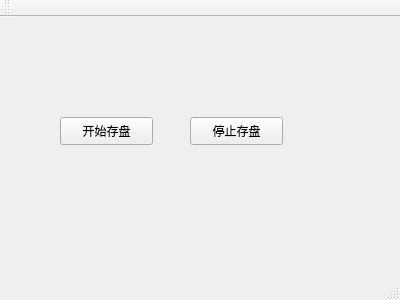
<?xml version="1.0" encoding="UTF-8"?>
<ui version="4.0">
 <class>MainWindow</class>
 <widget class="QMainWindow" name="MainWindow">
  <property name="geometry">
   <rect>
    <x>0</x>
    <y>0</y>
    <width>400</width>
    <height>300</height>
   </rect>
  </property>
  <property name="windowTitle">
   <string>MainWindow</string>
  </property>
  <widget class="QWidget" name="centralWidget">
   <widget class="QPushButton" name="pushButton_start">
    <property name="geometry">
     <rect>
      <x>60</x>
      <y>100</y>
      <width>93</width>
      <height>28</height>
     </rect>
    </property>
    <property name="text">
     <string>开始存盘</string>
    </property>
   </widget>
   <widget class="QPushButton" name="pushButton_stop">
    <property name="geometry">
     <rect>
      <x>190</x>
      <y>100</y>
      <width>93</width>
      <height>28</height>
     </rect>
    </property>
    <property name="text">
     <string>停止存盘</string>
    </property>
   </widget>
  </widget>
  <widget class="QMenuBar" name="menuBar">
   <property name="geometry">
    <rect>
     <x>0</x>
     <y>0</y>
     <width>400</width>
     <height>26</height>
    </rect>
   </property>
  </widget>
  <widget class="QToolBar" name="mainToolBar">
   <attribute name="toolBarArea">
    <enum>TopToolBarArea</enum>
   </attribute>
   <attribute name="toolBarBreak">
    <bool>false</bool>
   </attribute>
  </widget>
  <widget class="QStatusBar" name="statusBar"/>
 </widget>
 <layoutdefault spacing="6" margin="11"/>
 <resources/>
 <connections/>
</ui>
